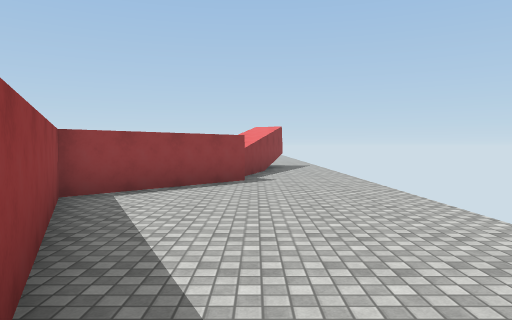
view 1 (above)

13 first-person views from a walk through a Unity game level. The camera is 1.5 m above the floor, tilts 2° down and sees 70° across. The floor is counted in squares, 2 m on a side. Each view is taken from the middle of a square. On the plan, view 1 faces up. The plan holds only what a view shows up to about 11 squares ahead; the rest is blank. The place goes on beyond the plan. Some animated figures are not drawn. Surface patterns are stand-ins for the level's own textures.

view 2
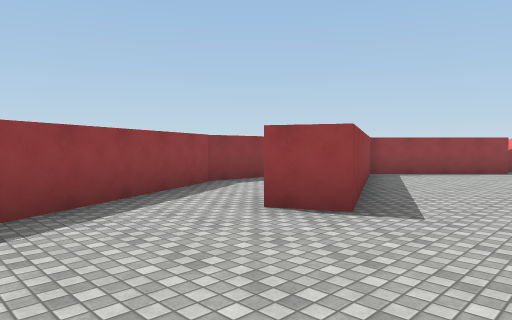

view 3
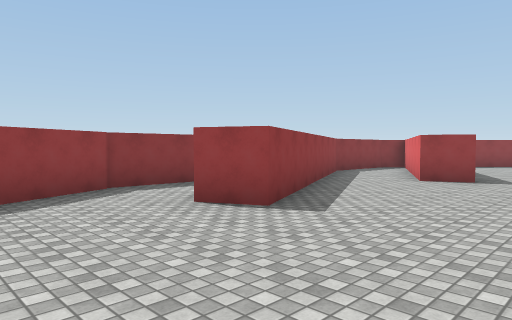

view 4
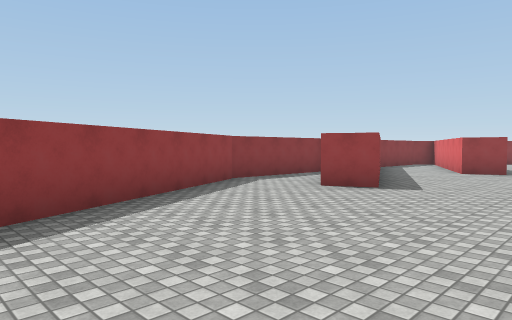

view 5
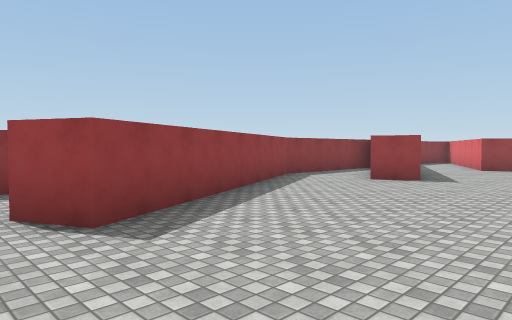

view 6
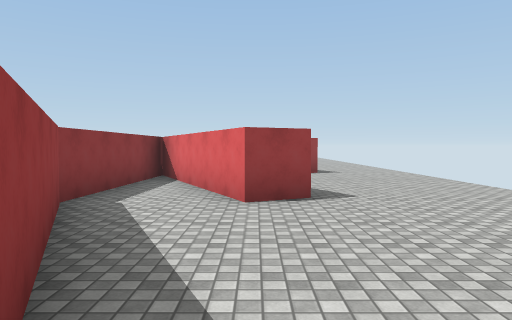

view 7
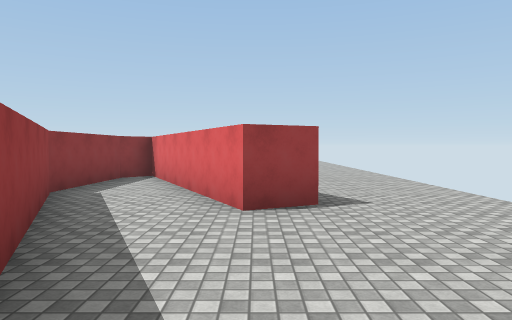

view 8
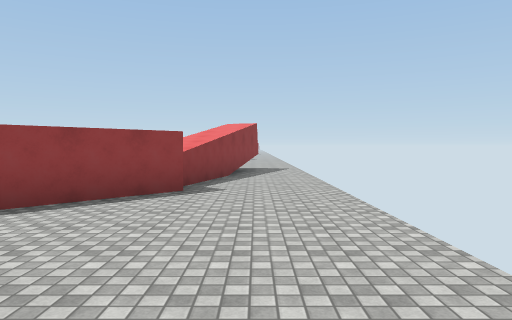

view 9
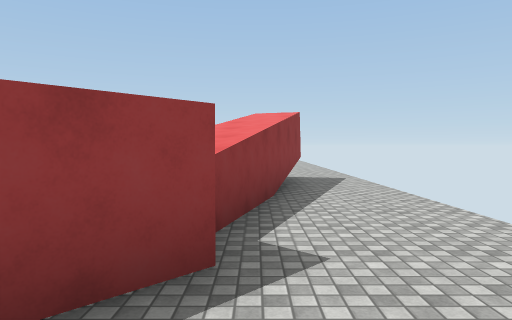

view 10
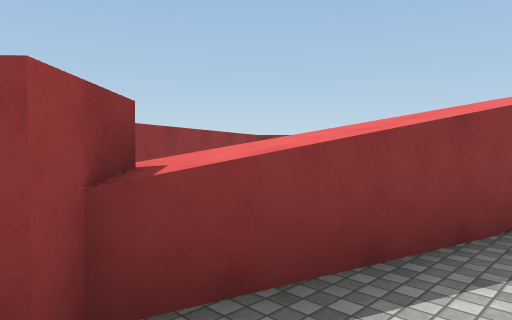

view 11
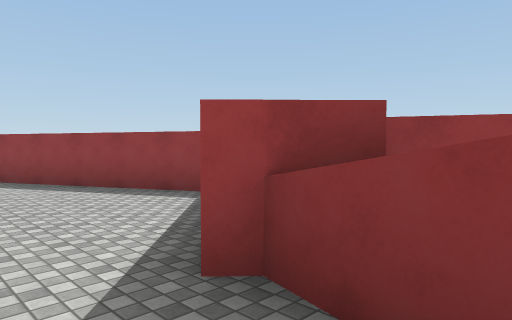

view 12
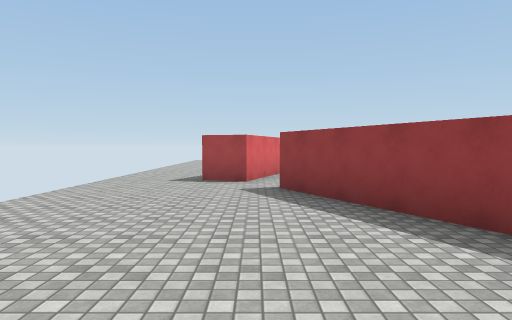

view 13
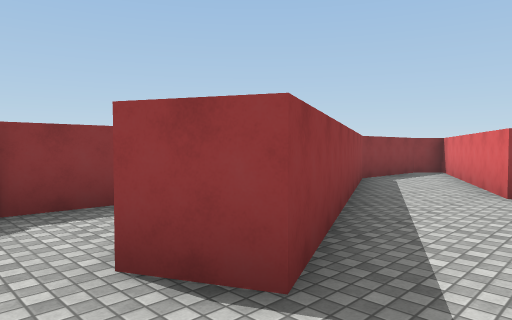

### Floor plan
Points are (right, up) in squares from view 1. A wall is a line through its corners. A room is listed if a view was taken in it or the views show most of it. See-through windows are left out.
Room 1 (views 1, 2, 3, 4, 5, 6, 7, 8, 9, 10, 11, 12, 13)
walls: (-4.4, 1.1) (-1.2, -5.6) (-2.1, -6.1) (-4.5, -1.2) (-4.7, -6.1) (-1.4, -12.7) (-2.5, -13.2); (-1.1, 9.1) (-0.3, 8.3) (-2.9, 5.4) (-0.2, -0.2) (-1.1, -0.7) (-2.3, 1.7); (-0.8, -13.9) (0.1, -14.3); (0.5, 12.6) (-0.5, 8.5)
ways out: opening at (-3, 1) to room 2
Room 2 (no view inside)
walls: (-2.3, 1.7) (-3.7, 4.6) (-4.3, 4) (-4.4, 1.1)
ways out: opening at (-3, 1) to room 1

Positions as (right, up) in squares from view 1, and headings:
1: (0, 0), facing up
2: (2, -4), facing up-left
3: (2, -9), facing up-left
4: (2, -12), facing up-left
5: (2, -14), facing up-left
6: (-2, -11), facing up
7: (-1, -5), facing up
8: (1, 2), facing up
9: (0, 6), facing up
10: (1, 8), facing up-left
11: (1, 10), facing down-left
12: (-1, -6), facing down
13: (0, -7), facing up-left
